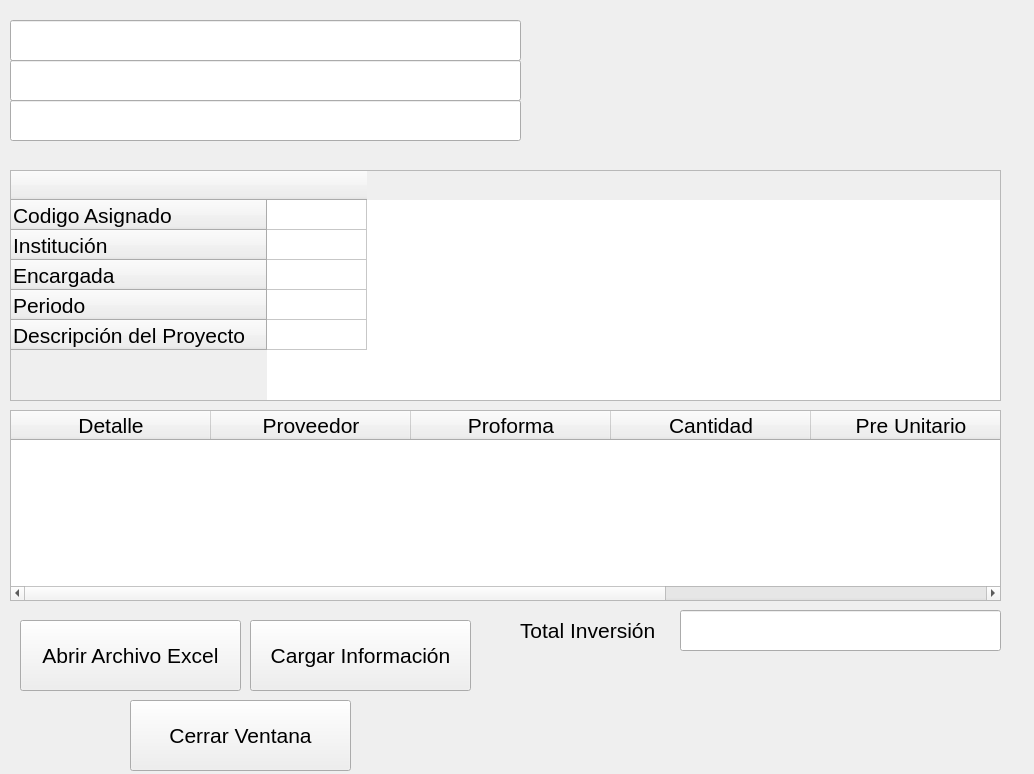
<?xml version="1.0" encoding="UTF-8"?>
<ui version="4.0">
 <class>planInversion</class>
 <widget class="QWidget" name="planInversion">
  <property name="geometry">
   <rect>
    <x>0</x>
    <y>0</y>
    <width>1034</width>
    <height>774</height>
   </rect>
  </property>
  <property name="font">
   <font>
    <family>Arial</family>
    <pointsize>16</pointsize>
   </font>
  </property>
  <property name="windowTitle">
   <string>Cargar Plan de inversion</string>
  </property>
  <widget class="QTableWidget" name="table1">
   <property name="geometry">
    <rect>
     <x>10</x>
     <y>170</y>
     <width>991</width>
     <height>231</height>
    </rect>
   </property>
   <row>
    <property name="text">
     <string>Codigo Asignado</string>
    </property>
    <property name="background">
     <color>
      <red>255</red>
      <green>170</green>
      <blue>0</blue>
     </color>
    </property>
   </row>
   <row>
    <property name="text">
     <string>Institución</string>
    </property>
   </row>
   <row>
    <property name="text">
     <string>Encargada</string>
    </property>
   </row>
   <row>
    <property name="text">
     <string>Periodo</string>
    </property>
   </row>
   <row>
    <property name="text">
     <string>Descripción del Proyecto</string>
    </property>
   </row>
   <column>
    <property name="text">
     <string/>
    </property>
   </column>
  </widget>
  <widget class="QLineEdit" name="insMuni">
   <property name="enabled">
    <bool>true</bool>
   </property>
   <property name="geometry">
    <rect>
     <x>10</x>
     <y>20</y>
     <width>511</width>
     <height>41</height>
    </rect>
   </property>
   <property name="readOnly">
    <bool>true</bool>
   </property>
  </widget>
  <widget class="QLineEdit" name="insSoli">
   <property name="geometry">
    <rect>
     <x>10</x>
     <y>60</y>
     <width>511</width>
     <height>41</height>
    </rect>
   </property>
   <property name="readOnly">
    <bool>true</bool>
   </property>
  </widget>
  <widget class="QLineEdit" name="insLey">
   <property name="geometry">
    <rect>
     <x>10</x>
     <y>100</y>
     <width>511</width>
     <height>41</height>
    </rect>
   </property>
   <property name="readOnly">
    <bool>true</bool>
   </property>
  </widget>
  <widget class="QTableWidget" name="table2">
   <property name="geometry">
    <rect>
     <x>10</x>
     <y>410</y>
     <width>991</width>
     <height>191</height>
    </rect>
   </property>
   <property name="sizeAdjustPolicy">
    <enum>QAbstractScrollArea::SizeAdjustPolicy::AdjustToContentsOnFirstShow</enum>
   </property>
   <attribute name="horizontalHeaderCascadingSectionResizes">
    <bool>false</bool>
   </attribute>
   <attribute name="horizontalHeaderDefaultSectionSize">
    <number>200</number>
   </attribute>
   <attribute name="verticalHeaderCascadingSectionResizes">
    <bool>false</bool>
   </attribute>
   <attribute name="verticalHeaderShowSortIndicator" stdset="0">
    <bool>false</bool>
   </attribute>
   <attribute name="verticalHeaderStretchLastSection">
    <bool>false</bool>
   </attribute>
   <column>
    <property name="text">
     <string>Detalle</string>
    </property>
   </column>
   <column>
    <property name="text">
     <string>Proveedor</string>
    </property>
   </column>
   <column>
    <property name="text">
     <string>Proforma</string>
    </property>
   </column>
   <column>
    <property name="text">
     <string>Cantidad</string>
    </property>
   </column>
   <column>
    <property name="text">
     <string>Pre Unitario</string>
    </property>
   </column>
   <column>
    <property name="text">
     <string>Sutotal</string>
    </property>
   </column>
  </widget>
  <widget class="QPushButton" name="btnopen">
   <property name="geometry">
    <rect>
     <x>20</x>
     <y>620</y>
     <width>221</width>
     <height>71</height>
    </rect>
   </property>
   <property name="text">
    <string>Abrir Archivo Excel</string>
   </property>
  </widget>
  <widget class="QPushButton" name="btnload">
   <property name="geometry">
    <rect>
     <x>250</x>
     <y>620</y>
     <width>221</width>
     <height>71</height>
    </rect>
   </property>
   <property name="text">
    <string>Cargar Información</string>
   </property>
  </widget>
  <widget class="QPushButton" name="btncloose">
   <property name="geometry">
    <rect>
     <x>130</x>
     <y>700</y>
     <width>221</width>
     <height>71</height>
    </rect>
   </property>
   <property name="text">
    <string>Cerrar Ventana</string>
   </property>
  </widget>
  <widget class="QLabel" name="label">
   <property name="geometry">
    <rect>
     <x>520</x>
     <y>610</y>
     <width>151</width>
     <height>41</height>
    </rect>
   </property>
   <property name="text">
    <string>Total Inversión</string>
   </property>
  </widget>
  <widget class="QLineEdit" name="instotal">
   <property name="geometry">
    <rect>
     <x>680</x>
     <y>610</y>
     <width>321</width>
     <height>41</height>
    </rect>
   </property>
   <property name="readOnly">
    <bool>true</bool>
   </property>
  </widget>
 </widget>
 <resources/>
 <connections/>
</ui>
